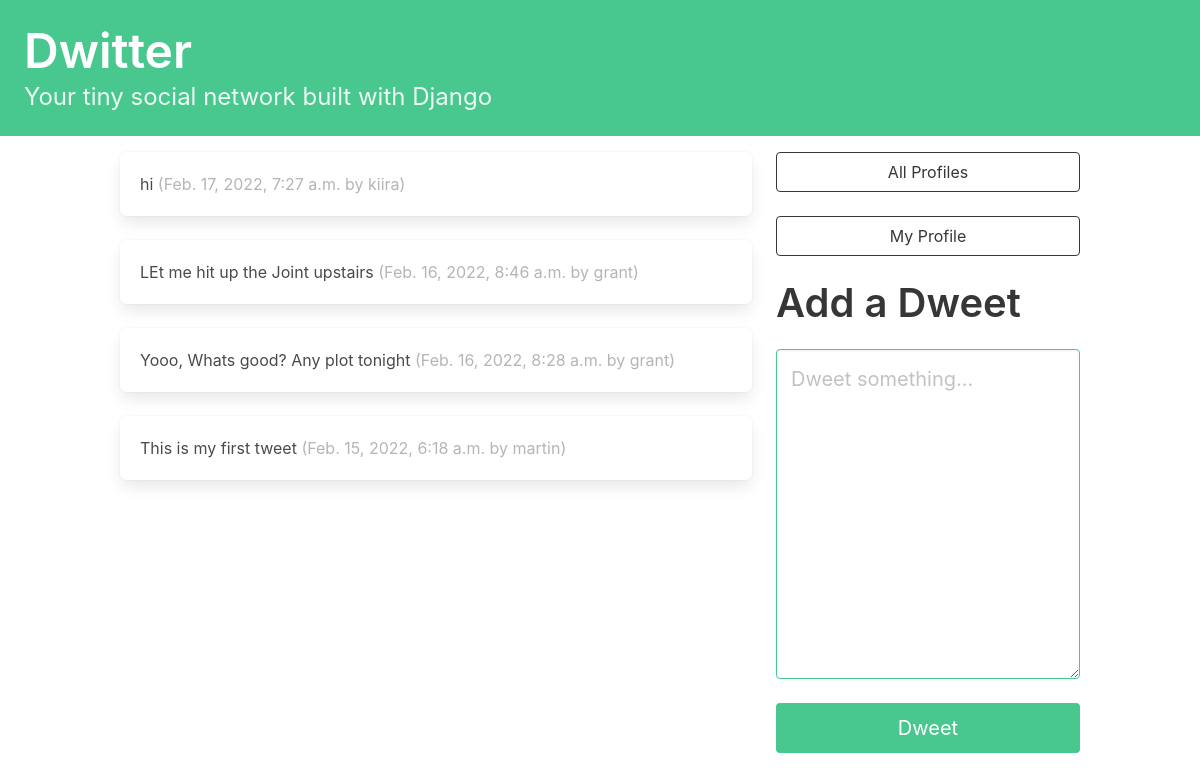
The app's page / (signed in), older data.
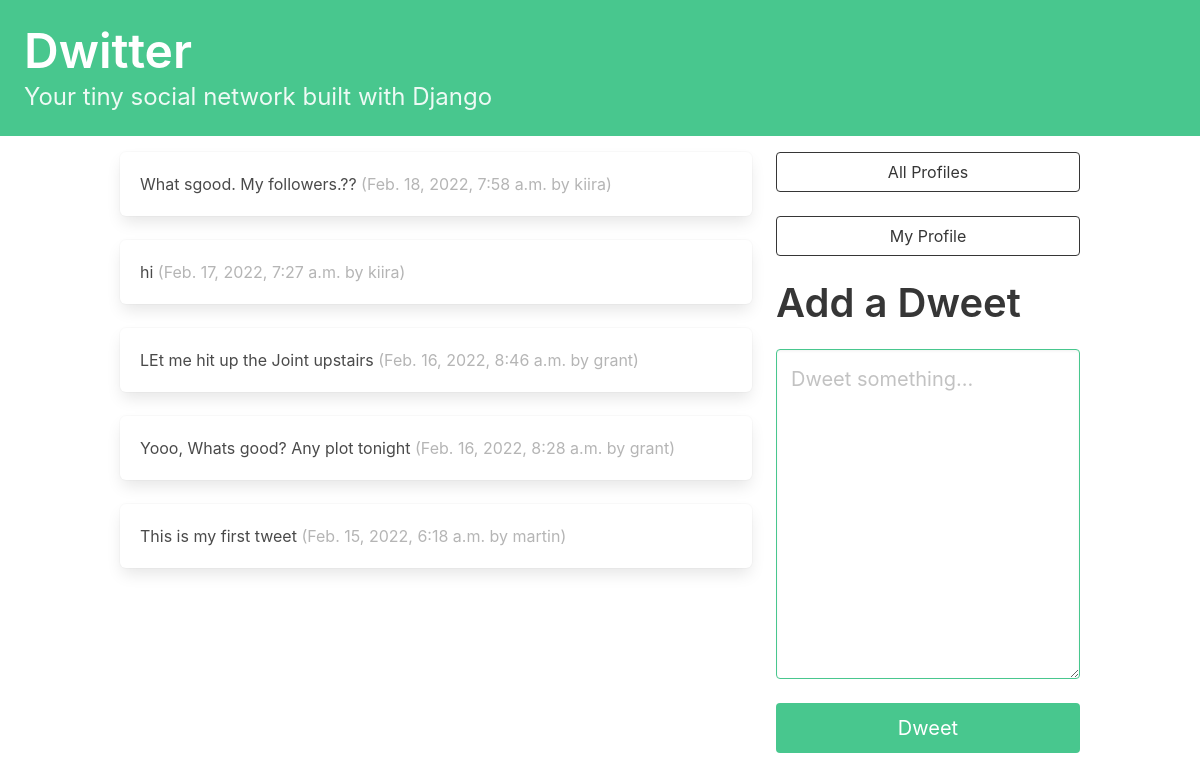
The same page, newer data.
### dwitter/models.py (models this page shows, shortened)
class Dweet(models.Model):
    user = models.ForeignKey(User, related_name="dweets", on_delete=models.DO_NOTHING)
    body = models.CharField(max_length=140)
    created_at = models.DateTimeField(auto_now_add=True)

### dwitter/views.py (the view)
# urls.py: path("", dashboard, name="dashboard"),
def dashboard(request):
    form = DweetForm(request.POST or None)
    if request.method == "POST":
        if form.is_valid():
            dweet = form.save(commit=False)
            dweet.user = request.user
            dweet.save()
            return redirect("dashboard")
    followed_dweets = Dweet.objects.filter(user__profile__in=request.user.profile.follows.all()).order_by("-created_at")
    context = {'form': form,"dweets": followed_dweets }
    return render(request, "dwitter/dashboard.html", context)

### dwitter/forms.py
class DweetForm(forms.ModelForm):
    body = forms.CharField(
        required=True,
        widget=forms.widgets.Textarea(
            attrs={
                "placeholder": "Dweet something...",
                "class": "textarea is-success is-medium",
            }
        ),
        label="",)
    class Meta:
        model = Dweet
        exclude = ("user", )

### dwitter/templates/dwitter/dashboard.html (shortened to what this page needs)
{% extends 'base.html' %}
{% block content %}
<div class="column">
        {% for dweet in dweets %}
            <div class="box">
                {{ dweet.body }}
                <span class="is-small has-text-grey-light">
                    ({{ dweet.created_at }} by {{ dweet.user.username }})
                </span>
            </div>
        {% endfor %}
</div>
<div class = "column is-one-third">
    <div class="block">
        <a href="{% url 'profile_list'%}">
            <button class="button is-dark is-outlined is-fullwidth">
                All Profiles
            </button>
        </a>
    </div>
    <div class="block">
        <a href="{% url 'profile' user.profile.id%}">
            <button class="button is-dark is-outlined is-fullwidth">
                My Profile
            </button>
        </a>
    </div>
    <div class="block">
        <h2 class="title is-2">Add a Dweet</p>
    </div>
    <div class="block">
<form method = 'POST'>
{{form.as_p}}
<button class = "button is-success is-fullwidth is-medium mt-5">Dweet</button>
</form>
</div>
</div>
{% endblock content %}

Row changes from the older to the newer data that the page shows:
added Dweet: body "What sgood. My followers.??", created_at "Feb. 18, 2022, 7:58 a.m.", user.username "kiira"
